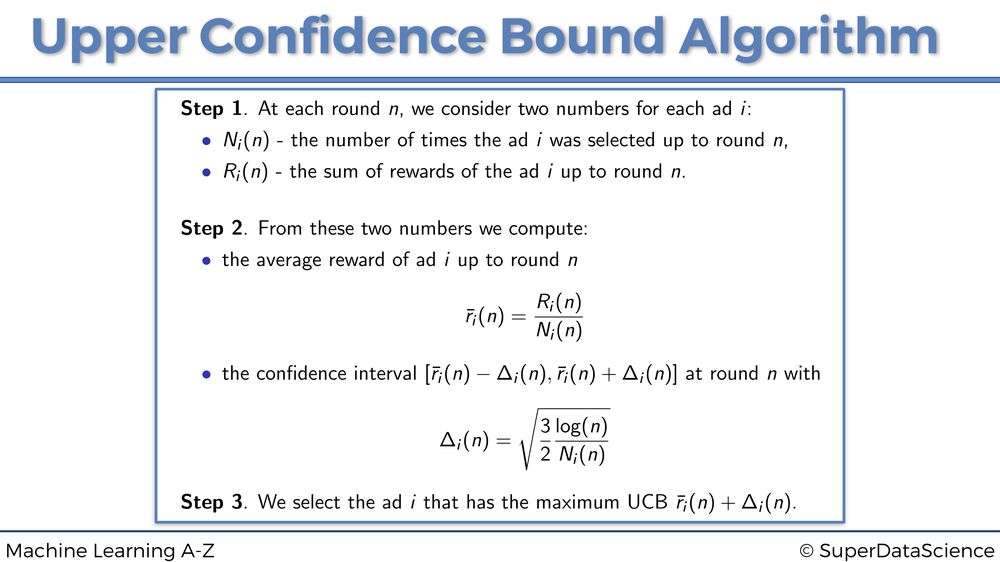
#> input picture Machine Learning A-Z (Codes and Datasets)/Part 6 - Reinforcement Learning/Section 32 - Upper Confidence Bound (UCB)/UCB_Algorithm_Slide.png, 1000 x 562 px, shrunk from 5120 x 2880 before the run
$ python img@ascii.py --file '../Machine Learning A-Z (Codes and Datasets)/Part 6 - Reinforcement Learning/Section 32 - Upper Confidence Bound (UCB)/UCB_Algorithm_Slide.png'
#> lines starting #> are read from the running program, lines starting #| are printed output that depends on the picture
# Python code to convert an image to ASCII image.
import sys
import random
import argparse
import numpy as np
import math

from PIL import Image

# gray scale level values from:
# http://paulbourke.net/dataformats/asciiart/

# python "img@ascii.py" --file data/11.jpg --cols 120
# 70 levels of gray
gscale1 = "$@B%8&WM#*oahkbdpqwmZO0QLCJUYXzcvunxrjft/\|()1{}[]?-_+~<>i!lI;:,\"^`'. "

# 10 levels of gray
gscale2 = '@%#*+=-:. '


def getAverageL(image):
	"""
	Given PIL Image, return average value of grayscale value
	"""
	# get image as numpy array
	im = np.array(image)

	# get shape
	w, h = im.shape

	# get average
	return np.average(im.reshape(w*h))


def covertImageToAscii(fileName, cols, scale, moreLevels):
	"""
	Given Image and dims (rows, cols) returns an m*n list of Images
	"""
#> called with cols = 80, scale = 0.43, moreLevels = False
	# declare globals
	global gscale1, gscale2

	# open image and convert to grayscale
	image = Image.open(fileName).convert('L')
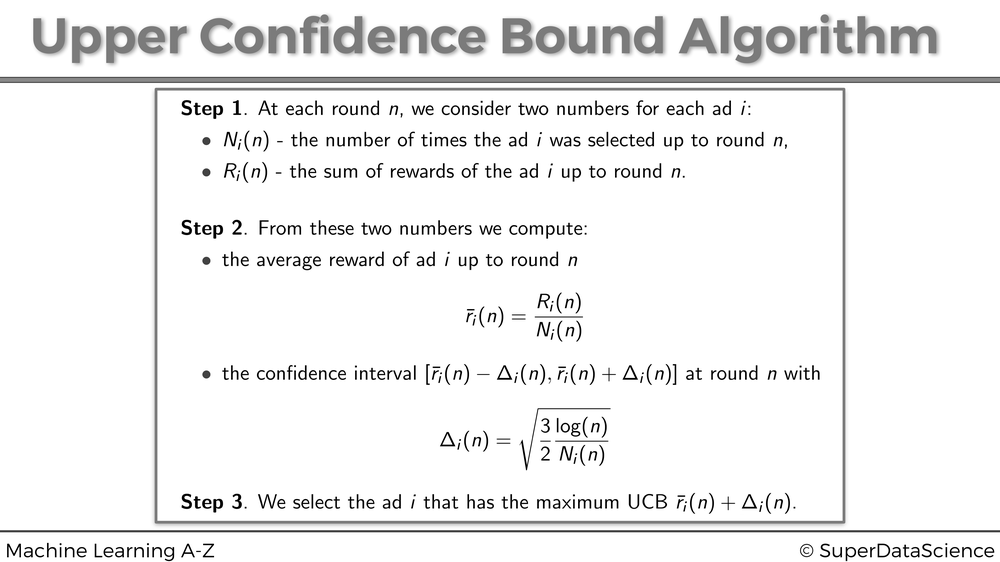
#> image: PIL image 1000x562 L; min 0, max 255, mean 240.4

	# store dimensions
	W, H = image.size[0], image.size[1]
#> W = 1000; H = 562
	print("input image dims: %d x %d" % (W, H))
#| input image dims: 1000 x 562

	# compute width of tile
	w = W/cols
#> w = 12.5

	# compute tile height based on aspect ratio and scale
	h = w/scale
#> h = 29.07

	# compute number of rows
	rows = int(H/h)
#> rows = 19

	print("cols: %d, rows: %d" % (cols, rows))
#| cols: 80, rows: 19
	print("tile dims: %d x %d" % (w, h))
#| tile dims: 12 x 29

	# check if image size is too small
	if cols > W or rows > H:
		print("Image too small for specified cols!")
		exit(0)

	# ascii image is a list of character strings
	aimg = []
	# generate list of dimensions
	for j in range(rows):
		y1 = int(j*h)
		y2 = int((j+1)*h)

		# correct last tile
		if j == rows-1:
			y2 = H

		# append an empty string
		aimg.append("")

		for i in range(cols):

			# crop image to tile
			x1 = int(i*w)
			x2 = int((i+1)*w)

			# correct last tile
			if i == cols-1:
				x2 = W

			# crop image to extract tile
			img = image.crop((x1, y1, x2, y2))

			# get average luminance
			avg = int(getAverageL(img))

			# look up ascii char
			if moreLevels:
				gsval = gscale1[int((avg*69)/255)]
			else:
				gsval = gscale2[int((avg*9)/255)]

			# append ascii char to string
			aimg[j] += gsval

	# return txt image
	return aimg


# main() function
def main():
	# create parser
	descStr = "This program converts an image into ASCII art."
	parser = argparse.ArgumentParser(description=descStr)
	# add expected arguments
	parser.add_argument('--file', dest='imgFile', required=True)
	parser.add_argument('--scale', dest='scale', required=False)
	parser.add_argument('--out', dest='outFile', required=False)
	parser.add_argument('--cols', dest='cols', required=False)
	parser.add_argument('--morelevels', dest='moreLevels', action='store_true')

	# parse args
	args = parser.parse_args()

	imgFile = args.imgFile

	# set output file
	outFile = 'out.txt'
	if args.outFile:
		outFile = args.outFile

	# set scale default as 0.43 which suits
	# a Courier font
	scale = 0.43
	if args.scale:
		scale = float(args.scale)

	# set cols
	cols = 80
	if args.cols:
		cols = int(args.cols)

	print('generating ASCII art...')
	# convert image to ascii txt
	aimg = covertImageToAscii(imgFile, cols, scale, args.moreLevels)

	# open file
	f = open(outFile, 'w')

	# write to file
	for row in aimg:
		f.write(row + '\n')
#> this loop made 19 passes

	# cleanup
	f.close()
	print("ASCII art written to %s" % outFile)


# call main
if __name__ == '__main__':
	main()
